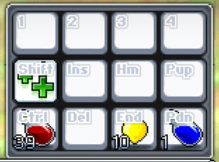
#> input picture resources/hunt/keyboard-reference.png, 219 x 162 px
$ python -i potion_icon_db.py   (imports and definitions only)
#> lines starting #> are read from the running program, lines starting #| are printed output that depends on the picture; after the words box and inside, x2 and y2 are one past the last pixel; in counts of white or black regions, pixels touching at a corner belong together
#> further down, picture is the input picture: shape (162, 219, 3); mean B, G, R 157.5, 158.5, 155.7
"""Offline Global Classic potion PNGs, with separate capture references.

Only current Classic potions and recovery/buff consumables are loaded. Captured reference
images may confirm artwork, but the displayed bytes are always the clean PNG.
"""
from __future__ import annotations
from pathlib import Path
import os
import sys
import json
import hashlib
from collections import OrderedDict
import cv2
import numpy as np
from .image_io import read_image

ROOT=Path(getattr(sys,'_MEIPASS',Path(__file__).resolve().parents[1]))/'resources'/'hunt'/'potions'
# [1 line that did not run here, left out]
# [1 line that did not run here, left out]

def user_root():
    return Path(os.environ.get('LOCALAPPDATA') or (Path.home()/'.local'/'share'))/'KAINMapleTranslator'/'potion-icons'

def _fit(im):
    if im is None or im.size==0:return None
    if im.shape[2]==4:
        alpha=im[:,:,3]>35
        bgr=im[:,:,:3]
    else:
        bgr=im[:,:,:3]
        hsv=cv2.cvtColor(bgr,cv2.COLOR_BGR2HSV)
#> hsv: shape (162, 219, 3); mean H, S, V 82.1, 32.7, 167.3
        alpha=(hsv[:,:,1]>55)&(hsv[:,:,2]>48)
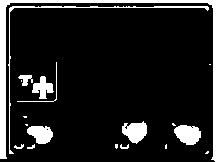
#> alpha: shape (162, 219) bool; 13.5% white; 19 white regions (8 under 20 px), largest, box (x1, y1, x2, y2) and area: (0, 0, 219, 162) 2572, (8, 6, 209, 154) 511, (174, 125, 201, 145) 402
    # Item background, stack digits, letters and chrome should not be used.
    if np.count_nonzero(alpha)<35:return None
    hsv=cv2.cvtColor(bgr,cv2.COLOR_BGR2HSV)
    ys,xs=np.where(alpha)
#> ys = 4783 values from 0 to 161; xs = 4783 values, max 218 at index 218, min 0 at index 0, mean 102.7
    x0,x1=max(0,xs.min()-1),min(bgr.shape[1],xs.max()+2)
#> x0 = 0; x1 = 219
    y0,y1=max(0,ys.min()-1),min(bgr.shape[0],ys.max()+2)
#> y0 = 0; y1 = 162
    if x1-x0<5 or y1-y0<5:return None
    obj=hsv[y0:y1,x0:x1]
    m=alpha[y0:y1,x0:x1].astype('uint8')
    # The thumbnail itself is transparent; compare colors and silhouettes.
    v=cv2.resize(obj,(28,28),interpolation=cv2.INTER_NEAREST)
#> v: shape (28, 28, 3); mean H, S, V 82.4, 29.3, 167.5
    a=cv2.resize(m,(28,28),interpolation=cv2.INTER_NEAREST)>0
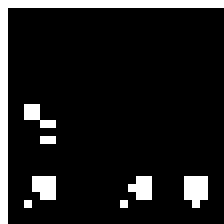
#> a: shape (28, 28) bool (shown 8 times larger); 11.5% white in thin lines or dots
    return v,a

class PotionIconLibrary:
    # [137 lines left out: functions __init__, _slot_scores, identify, _reference_scores, not called in this run]

>>> import cv2
>>> picture = cv2.imread('../resources/hunt/keyboard-reference.png')
>>> result = _fit(picture)
